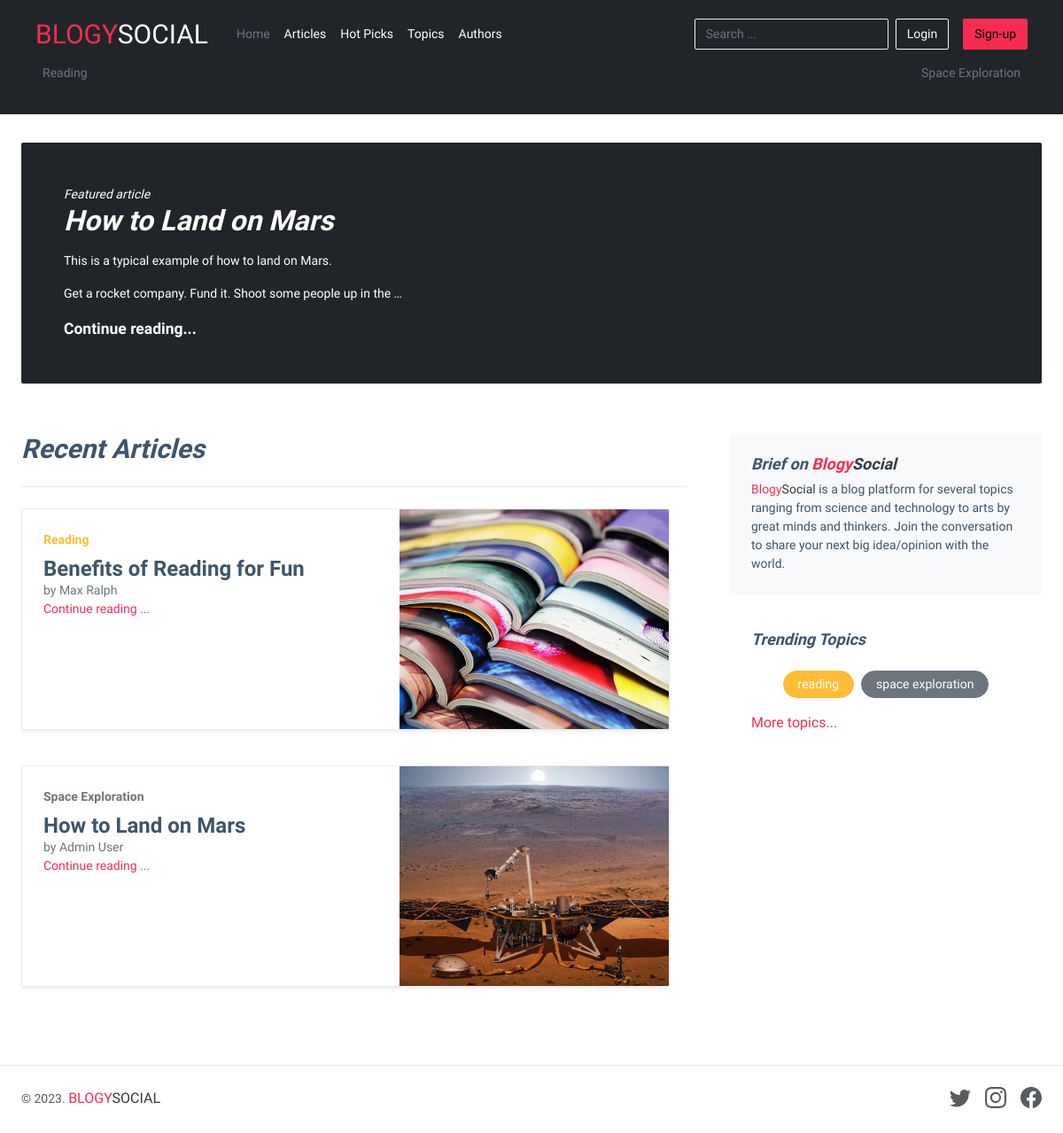
Before: / with the older database file.
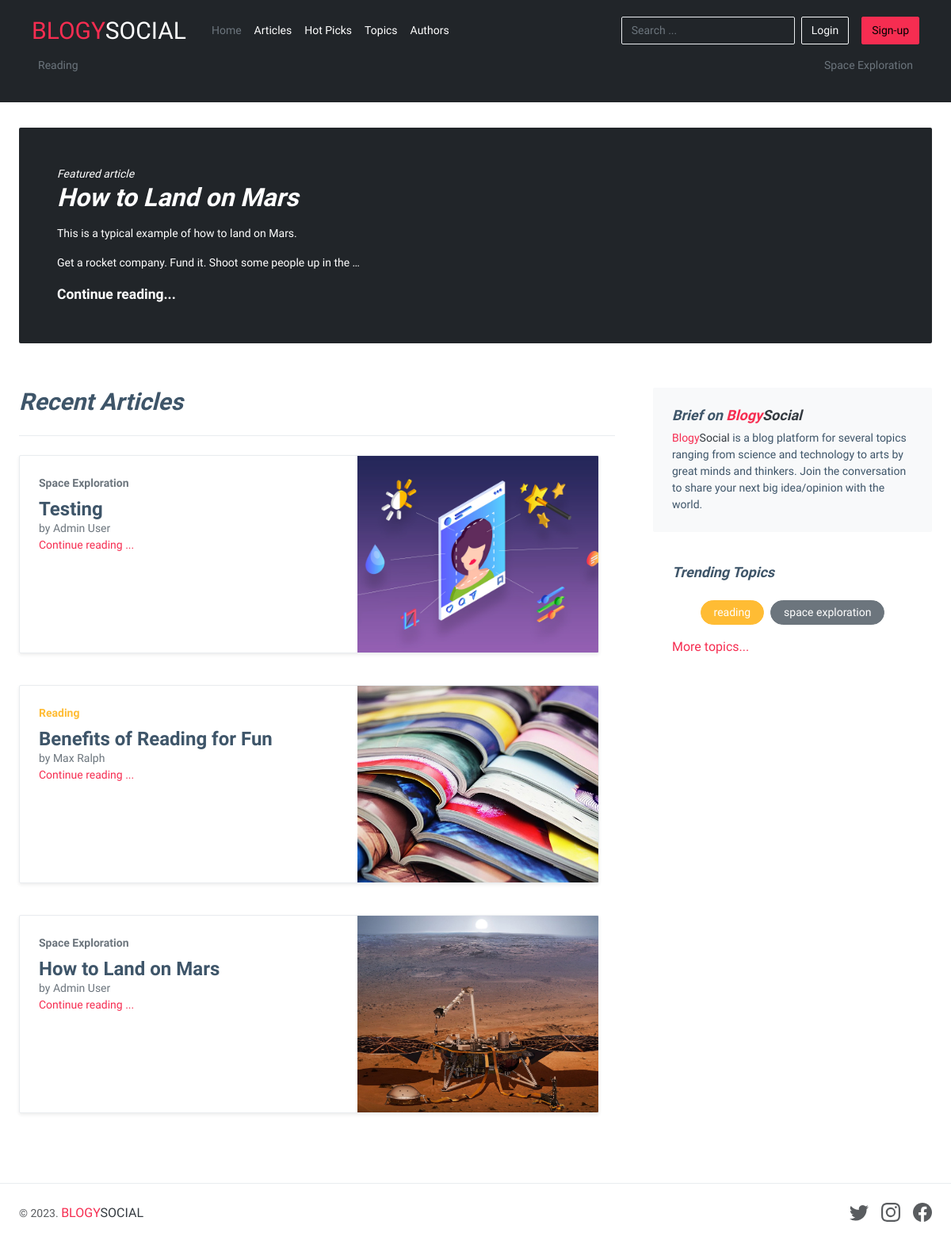
After: the same page with the newer database file.
### posts/models.py (models this page shows, shortened)
class Topic(models.Model):
    title = models.CharField(
        verbose_name=_('Topic Title'),
        help_text=_('Required and unique'),
        max_length=30,
        unique=True,
    )
    slug = models.SlugField(
        verbose_name=_('Topic safe URL'),
        max_length=255,
        unique=True)
    description = models.CharField(
        verbose_name=_('Topic Description'),
        help_text=_('Required and unique'),
        max_length=255,
    )
    representative_color = models.CharField(
        verbose_name=_('Representive Color for Topic'),
        help_text=_('Color for display of Topic to site visitors'),
        max_length=10,
        default='secondary'
    )
    added_by = models.ForeignKey(UserModel, on_delete=models.CASCADE)
    is_active = models.BooleanField(
        verbose_name=_('Topic visibility'),
        help_text=_('Change topic visibility'),
        default=True,
    )
    created_at = models.DateTimeField(
        _('Created at'), auto_now_add=True, editable=False)
    updated_at = models.DateTimeField(_('Updated at'), auto_now=True)
    deleted_at = models.DateTimeField(_('Deleted at'), null=True, blank=True)
    class Meta:
        verbose_name = _('Topic')
        verbose_name_plural = _('Topics')

class Article(models.Model):
    is_featured = models.BooleanField(
        verbose_name=_('Make Article Featured'),
        help_text=_('Change make article featured on index(home) page'),
        default=False,
    )
    title = models.CharField(
        verbose_name=_('Article Title'),
        help_text=_('Required and unique'),
        max_length=150,
        unique=True,
    )
    slug = models.SlugField(
        verbose_name=_(
            'Article safe URL'),
        max_length=255,
        unique=True)
    body = RichTextField(
        verbose_name=_('Write your Article'),
        unique=True,
    )
    image = models.ImageField(
        verbose_name=_('Article Preview Image'),
        help_text=_('Upload Article Image'),
        upload_to='images/articles/',
        default='images/default.png',
    )
    topic = models.ForeignKey(
        Topic,
        on_delete=models.CASCADE,
        verbose_name=_('Choose a Topic'
                       ))
    added_by = models.ForeignKey(UserModel, on_delete=models.CASCADE)
    is_active = models.BooleanField(
        verbose_name=_('Topic visibility'),
        help_text=_('Change topic visibility'),
        default=True,
    )
    created_at = models.DateTimeField(
        _('Created at'), auto_now_add=True, editable=False)
    updated_at = models.DateTimeField(_('Updated at'), auto_now=True)
    deleted_at = models.DateTimeField(null=True, blank=True)
    class Meta:
        verbose_name = _('Article')
        verbose_name_plural = _('Articles')

### accounts/models.py (models this page shows, shortened)
class UserModel(AbstractBaseUser, PermissionsMixin):
    username = models.CharField(
        _('Username'),
        max_length=100,
        unique=True
    )
    email = models.CharField(
        _('Email Address'),
        max_length=150,
        unique=True
    )
    name = models.CharField(
        _('Name'),
        max_length=100
    )
    password = models.CharField(
        _('Password'),
        max_length=150
    )
    phone = models.CharField(
        _('Phone Number'),
        max_length=35,
        null=True,
        blank=True
    )
    photo = models.ImageField(
        verbose_name=_('Author Photo'),
        help_text=_('Upload photo'),
        upload_to='images/authors/',
        default='images/default.png',
        null=True,
        blank=True
    )
    about_me = models.TextField(
        _('About me'),
        max_length=255,
        null=True,
        blank=True
    )
    web = models.CharField(
        verbose_name=_('Author Website'),
        max_length=255,
        null=True,
        blank=True
    )
    instagram = models.CharField(
        verbose_name=_('Author Instagram'),
        max_length=255,
        null=True,
        blank=True
    )
    twitter = models.CharField(
        verbose_name=_('Author Twitter'),
        max_length=255,
        null=True,
        blank=True
    )
    remember_me = models.BooleanField(default=False)
    is_active = models.BooleanField(default=False)
    is_staff = models.BooleanField(default=False)
    created_at = models.DateTimeField(auto_now_add=True)
    updated_at = models.DateTimeField(auto_now=True)
    deleted_at = models.DateTimeField(null=True, blank=True)
    objects = CustomAccountsManager()
    USERNAME_FIELD = 'username'
    REQUIRED_FIELDS = ['email', 'password']
    class Meta:
        verbose_name = 'Account'
        verbose_name_plural = 'Accounts'

### pages/views.py (the view)
# urls.py: path('', views.index, name='index'),
def index(request):
    topics = Topic.objects.filter(is_active=True)
    topics_list = list(topics)
    if topics.count() < 20:
        minimum_count = topics.count()
    elif topics.count() < 1:
        minimum_count = 0
    else:
        minimum_count = 20
    random_topics = random.sample(topics_list, minimum_count)
    featured_article = Article.objects.get(is_featured=True)
    articles = Article.objects.filter(is_active=True).order_by('-created_at')
    latest_articles_for_trending_topics = list(
        set(Article.objects.values_list('topic__title', flat=True).order_by('-created_at')[:100]))
    trending_topics_list = Topic.objects.filter(
        title__in=latest_articles_for_trending_topics, is_active=True).order_by('-created_at')
    paginator = Paginator(articles, per_page=10)
    articles_objects = paginator.get_page(1)
    articles_objects.adjusted_elided_pages = paginator.get_elided_page_range(1)
    return render(request, 'pages/index.html', {
        'random_topics': random_topics,
        'featured_article': featured_article,
        'articles_objects': articles_objects,
        'trending_topics_list': trending_topics_list
    })

### pages/context_processors.py (called while the page is built)
def random_topics(request):
    topics = Topic.objects.filter(is_active=True)
    topics_list = list(topics)
    if topics.count() < 20:
        minimum_count = topics.count()
    elif topics.count() < 1:
        minimum_count = 0
    else:
        minimum_count = 20
    random_topics = random.sample(topics_list, minimum_count)
    return {'random_topics': random_topics}

def trending_topics_list(request):
    latest_articles_for_trending_topics = list(
        set(Article.objects.values_list('topic__title', flat=True).order_by('-created_at')[:100]))
    trending_topics_list = Topic.objects.filter(
        title__in=latest_articles_for_trending_topics, is_active=True).order_by('-created_at')
    return {'trending_topics_list': trending_topics_list}

def articles_objects(request):
    articles = Article.objects.filter(is_active=True).order_by('-created_at')
    paginator = Paginator(articles, per_page=10)
    articles_objects = paginator.get_page(1)
    articles_objects.adjusted_elided_pages = paginator.get_elided_page_range(1)
    return {'articles_objects': articles_objects}

### pages/templates/pages/index.html (shortened to what this page needs)
{% extends 'base.html' %}
{% load static %}
{% block hero %}
    <div class="p-4 p-md-5 rounded text-bg-dark mt-3">
        <div class="col-md-6 px-0">
            <span class="fst-italic">Featured article</span>
            <h1 class="display-7 fst-italic">{{ featured_article.title|truncatewords:13 }}</h1>
            <p class="lead my-3">{{ featured_article.body|truncatewords:23|safe }}</p>
            <p class="lead mb-0"><a href="{% url 'pages:article' featured_article.slug %}" class="text-white fw-bold">Continue reading...</a></p>
        </div>
    </div>
{% endblock %}
{% block content %}
    {% block heading %}
        <h2 class="pb-4 mb-4 fst-italic border-bottom">
            Recent Articles
        </h2>
    {% endblock %}
    {% block main %}
        <section>
            {% if articles_objects %}
                {% for article in articles_objects %}
                    <article class="blog-post row mb-2">
                        <div class="row mb-2">
                            <div class="col-md-12">
                                <div class="row g-0 border rounded overflow-hidden flex-md-row mb-4 shadow-sm h-md-250 position-relative" style="height: 250px;">
                                    <div class="col-md-7 p-4 d-flex flex-column position-static">
                                        <strong class="d-inline-block mb-2 text-{{ article.topic.representative_color }}">{{ article.topic.title }}</strong>
                                        <h3 class="mb-0">{{ article.title|truncatewords:13 }}</h3>
                                        <a href="#" class="text-decoration-none text-secondary">by {{ article.added_by.name }}</a>
                                        <a href="{% url 'pages:article' article.slug %}" class="stretched-link text-danger">Continue reading ...</a>
                                    </div>
                                    <div class="col-md-5 d-none d-lg-block" style="height: 100%">
                                        <img src="
                                            {% if article.image != 'images/default.png' %}
                                                {{ article.image.url }}
                                            {% endif %}
                                        " class="object-fit-cover" alt="" width="100%" height="100%">
                                    </div>
                                </div>
                            </div>
                        </div>
                    </article>
                {% endfor %}
            {% else %}
                    <p class="text-center fs-5 my-4">There are no existing articles yet. <a href="{% url 'posts:add_article' %}" class="text-danger">Add One</a>.</p>
            {% endif %}
        </section>
    {% endblock %}
{% endblock %}

### templates/base.html (shortened to what this page needs)
{% load static %}
<!DOCTYPE html>
<html lang="en">
    <head>
        <link href="https://cdn.jsdelivr.net/npm/bootstrap@5.3.0-alpha2/dist/css/bootstrap.min.css" rel="stylesheet">
        <link rel="stylesheet" href="{% static 'css/style.min.css' %}">
    </head>
    <body class="d-flex flex-column position-relative" style="font-family: 'Raleway', sans-serif;">
        {% include './includes/topnav.html' %}
        <main class="container mt-3 mb-5">
                {% block hero %}
                {% endblock %}
                <div class="row g-5 mt-2">
                    <div class="col-md-8">
                        {% block content %}{% endblock %}
                    </div>
                    <div class="col-md-4">
                        {% include './includes/aside.html' %}
                    </div>
                </div>
        </main>
        {% include './includes/footer.html' %}
    </body>
</html>

### templates/includes/topnav.html (shortened to what this page needs)
<header class="p-3 text-bg-dark">
    <div class="container">
        <div class="d-flex flex-wrap align-items-center justify-content-center justify-content-lg-start">
            <a href="{% url 'pages:index' %}" class="d-flex align-items-center mb-2 mb-lg-0 text-danger fs-2 text-decoration-none">
                <span class="text-danger">BLOGY<span class="text-white">SOCIAL</span></span>
            </a>
            <ul class="nav col-12 col-lg-auto me-lg-auto mb-2 justify-content-center mb-md-0 ms-4">
                <li><a href="{% url 'pages:index' %}" class="nav-link px-2 text-{% if request.get_full_path == '/' %}secondary{% else %}white{% endif %}">Home</a></li>
                <li><a href="{% url 'pages:articles' %}" class="nav-link px-2 text-{% if 'articles/' in request.get_full_path %}secondary{% else %}white{% endif %}">Articles</a></li>
                <li><a href="{% url 'pages:hot_picks' %}" class="nav-link px-2 text-{% if 'hot-picks/' in request.get_full_path %}secondary{% else %}white{% endif %}">Hot Picks</a></li>
                <li><a href="{% url 'pages:topics' %}" class="nav-link px-2 text-{% if 'topics/' in request.get_full_path %}secondary{% else %}white{% endif %}">Topics</a></li>
                <li><a href="{% url 'pages:authors' %}" class="nav-link px-2 text-{% if 'authors/' in request.get_full_path %}secondary{% else %}white{% endif %}">Authors</a></li>
            </ul>
            <div class="d-flex align-items-center justify-content-end flex-wrap gap-2">
                <form action="{% url 'pages:search' %}" method="GET" class="col-12 col-lg-auto mb-lg-0" role="search">
                    <input name="search" type="text" class="form-control form-control-dark text-bg-dark" placeholder="Search ..." aria-label="Search">
                </form>
                {% if request.user.is_authenticated %}
                    <a href="{% url 'accounts:logout' %}" class="btn btn-danger d-flex align-items-center">
                        <span>Hi<span class="fw-bold"> {{ request.user.name }}</span></span> &nbsp;&nbsp;
                        <svg xmlns="http://www.w3.org/2000/svg" width="24" height="24" fill="currentColor" class="bi bi-power" viewBox="0 0 16 16">
                            <path d="M7.5 1v7h1V1h-1z" />
                            <path d="M3 8.812a4.999 4.999 0 0 1 2.578-4.375l-.485-.874A6 6 0 1 0 11 3.616l-.501.865A5 5 0 1 1 3 8.812z" />
                        </svg>
                    </a>
                {% else %}
                    <a type="button" class="btn btn-outline-light me-2" href="{% url 'accounts:login' %}">Login</a>
                    <a type="button" class="btn btn-danger" href="{% url 'accounts:register' %}">Sign-up</a>
                {% endif %}
            </div>
        </div>
        <div class="nav-scroller py-1 mb-2">
            <nav class="nav d-flex justify-content-between">
                {% for topic in random_topics %}
                    <a class="p-2 link-secondary" href="{% url 'pages:topic' topic.slug %}">{{ topic.title }}</a>
                {% endfor %}
            </nav>
        </div>
    </div>
</header>

### templates/includes/aside.html
<div class="position-sticky" style="top: 2rem;">
    <div class="p-4 mb-3 bg-body-tertiary rounded">
        <h4 class="fst-italic">Brief on <span class="text-danger">Blogy<span class="text-dark">Social</span></span></h4>
        <p class="mb-0"><span class="text-danger">Blogy<span class="text-dark">Social</span></span> is a blog platform for several topics ranging from science and technology to arts by great minds and thinkers. Join the conversation to share your next big idea/opinion with the world.</p>
    </div>
    <div class="p-4">
        <h4 class="fst-italic">Trending Topics</h4>
        <div class="d-flex flex-wrap gap-2 justify-content-center py-3 text-white">
            {% if trending_topics_list %}
                {% for topic in trending_topics_list %}
                    <a href="{% url 'pages:topic' topic.slug %}" class="btn btn-{{ topic.representative_color }} rounded-pill py-1 px-3 text-white">{{ topic.title|lower }}</a>
                {% endfor %}
            {% endif %}
        </div>
        <p><a href="{% url 'pages:topics' %}" class="my-4 text-danger fs-5">More topics...</a></p>
    </div>
</div>

### templates/includes/footer.html (shortened to what this page needs)
<footer class="d-flex justify-content-between align-items-center py-4 border-top container">
    <div class="col-md-4">
        <span class="mb-md-0 text-body-secondary">
            &copy; {% now "Y" %}. <a href="{% url 'pages:index' %}" class="fs-5 text-danger mb-3 me-2 mb-md-0 text-decoration-none lh-1"><span class="text-danger">BLOGY<span class="text-dark">SOCIAL</span></span></a>
        </span>
    </div>
    <ul class="nav col-md-4 justify-content-end list-unstyled d-flex">
        <li class="ms-3">
            <a class="text-body-secondary" href="#">
            </a>
        </li>
        <li class="ms-3">
            <a class="text-body-secondary" href="#">
            </a>
        </li>
        <li class="ms-3">
            <a class="text-body-secondary" href="#">
            </a>
        </li>
    </ul>
</footer>

Changed rows visible on the page:
added Article: topic "Space Exploration", title "Testing", added_by.name "Admin User", image (picture)
